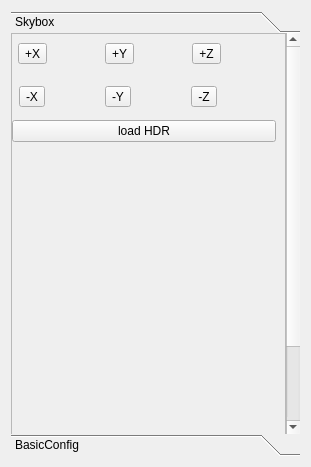
<?xml version="1.0" encoding="UTF-8"?>
<ui version="4.0">
 <class>ConfigWidget</class>
 <widget class="QWidget" name="ConfigWidget">
  <property name="geometry">
   <rect>
    <x>0</x>
    <y>0</y>
    <width>311</width>
    <height>467</height>
   </rect>
  </property>
  <property name="windowTitle">
   <string>Form</string>
  </property>
  <layout class="QHBoxLayout" name="horizontalLayout_2">
   <item>
    <widget class="QToolBox" name="toolBox">
     <property name="currentIndex">
      <number>0</number>
     </property>
     <property name="tabSpacing">
      <number>0</number>
     </property>
     <widget class="QWidget" name="SkyboxConfigPage">
      <property name="geometry">
       <rect>
        <x>0</x>
        <y>0</y>
        <width>268</width>
        <height>502</height>
       </rect>
      </property>
      <attribute name="label">
       <string>Skybox</string>
      </attribute>
      <layout class="QVBoxLayout" name="verticalLayout">
       <property name="spacing">
        <number>3</number>
       </property>
       <property name="leftMargin">
        <number>0</number>
       </property>
       <property name="topMargin">
        <number>0</number>
       </property>
       <property name="rightMargin">
        <number>0</number>
       </property>
       <property name="bottomMargin">
        <number>0</number>
       </property>
       <item>
        <layout class="QHBoxLayout" name="horizontalLayout_5">
         <item>
          <widget class="QScrollArea" name="scrollArea">
           <property name="sizePolicy">
            <sizepolicy hsizetype="Expanding" vsizetype="Ignored">
             <horstretch>0</horstretch>
             <verstretch>0</verstretch>
            </sizepolicy>
           </property>
           <property name="minimumSize">
            <size>
             <width>0</width>
             <height>500</height>
            </size>
           </property>
           <property name="verticalScrollBarPolicy">
            <enum>Qt::ScrollBarAsNeeded</enum>
           </property>
           <property name="horizontalScrollBarPolicy">
            <enum>Qt::ScrollBarAlwaysOff</enum>
           </property>
           <property name="widgetResizable">
            <bool>true</bool>
           </property>
           <widget class="QWidget" name="scrollAreaWidgetContents">
            <property name="geometry">
             <rect>
              <x>0</x>
              <y>0</y>
              <width>265</width>
              <height>498</height>
             </rect>
            </property>
            <layout class="QVBoxLayout" name="verticalLayout_2">
             <property name="spacing">
              <number>3</number>
             </property>
             <property name="leftMargin">
              <number>0</number>
             </property>
             <property name="topMargin">
              <number>0</number>
             </property>
             <property name="bottomMargin">
              <number>0</number>
             </property>
             <item>
              <layout class="QHBoxLayout" name="horizontalLayout">
               <property name="spacing">
                <number>3</number>
               </property>
               <item>
                <widget class="QToolButton" name="xposImageBtn">
                 <property name="text">
                  <string>+X</string>
                 </property>
                </widget>
               </item>
               <item>
                <widget class="QLabel" name="xposImage">
                 <property name="sizePolicy">
                  <sizepolicy hsizetype="Fixed" vsizetype="Fixed">
                   <horstretch>0</horstretch>
                   <verstretch>0</verstretch>
                  </sizepolicy>
                 </property>
                 <property name="minimumSize">
                  <size>
                   <width>40</width>
                   <height>40</height>
                  </size>
                 </property>
                 <property name="maximumSize">
                  <size>
                   <width>40</width>
                   <height>40</height>
                  </size>
                 </property>
                 <property name="styleSheet">
                  <string notr="true"/>
                 </property>
                 <property name="text">
                  <string/>
                 </property>
                </widget>
               </item>
               <item>
                <widget class="QToolButton" name="yposImageBtn">
                 <property name="text">
                  <string>+Y</string>
                 </property>
                </widget>
               </item>
               <item>
                <widget class="QLabel" name="yposImage">
                 <property name="sizePolicy">
                  <sizepolicy hsizetype="Fixed" vsizetype="Expanding">
                   <horstretch>0</horstretch>
                   <verstretch>0</verstretch>
                  </sizepolicy>
                 </property>
                 <property name="minimumSize">
                  <size>
                   <width>40</width>
                   <height>40</height>
                  </size>
                 </property>
                 <property name="maximumSize">
                  <size>
                   <width>40</width>
                   <height>40</height>
                  </size>
                 </property>
                 <property name="styleSheet">
                  <string notr="true"/>
                 </property>
                 <property name="text">
                  <string/>
                 </property>
                </widget>
               </item>
               <item>
                <widget class="QToolButton" name="zposImageBtn">
                 <property name="text">
                  <string>+Z</string>
                 </property>
                </widget>
               </item>
               <item>
                <widget class="QLabel" name="zposImage">
                 <property name="sizePolicy">
                  <sizepolicy hsizetype="Fixed" vsizetype="Fixed">
                   <horstretch>0</horstretch>
                   <verstretch>0</verstretch>
                  </sizepolicy>
                 </property>
                 <property name="minimumSize">
                  <size>
                   <width>40</width>
                   <height>40</height>
                  </size>
                 </property>
                 <property name="maximumSize">
                  <size>
                   <width>40</width>
                   <height>40</height>
                  </size>
                 </property>
                 <property name="styleSheet">
                  <string notr="true"/>
                 </property>
                 <property name="text">
                  <string/>
                 </property>
                </widget>
               </item>
              </layout>
             </item>
             <item>
              <layout class="QHBoxLayout" name="horizontalLayout_3">
               <property name="spacing">
                <number>3</number>
               </property>
               <item>
                <widget class="QToolButton" name="xnegImageBtn">
                 <property name="text">
                  <string>-X</string>
                 </property>
                </widget>
               </item>
               <item>
                <widget class="QLabel" name="xnegImage">
                 <property name="sizePolicy">
                  <sizepolicy hsizetype="Expanding" vsizetype="Expanding">
                   <horstretch>0</horstretch>
                   <verstretch>0</verstretch>
                  </sizepolicy>
                 </property>
                 <property name="minimumSize">
                  <size>
                   <width>40</width>
                   <height>40</height>
                  </size>
                 </property>
                 <property name="maximumSize">
                  <size>
                   <width>40</width>
                   <height>40</height>
                  </size>
                 </property>
                 <property name="styleSheet">
                  <string notr="true"/>
                 </property>
                 <property name="text">
                  <string/>
                 </property>
                </widget>
               </item>
               <item>
                <widget class="QToolButton" name="ynegImageBtn">
                 <property name="text">
                  <string>-Y</string>
                 </property>
                </widget>
               </item>
               <item>
                <widget class="QLabel" name="ynegImage">
                 <property name="sizePolicy">
                  <sizepolicy hsizetype="Expanding" vsizetype="Expanding">
                   <horstretch>0</horstretch>
                   <verstretch>0</verstretch>
                  </sizepolicy>
                 </property>
                 <property name="minimumSize">
                  <size>
                   <width>40</width>
                   <height>40</height>
                  </size>
                 </property>
                 <property name="maximumSize">
                  <size>
                   <width>40</width>
                   <height>40</height>
                  </size>
                 </property>
                 <property name="styleSheet">
                  <string notr="true"/>
                 </property>
                 <property name="text">
                  <string/>
                 </property>
                </widget>
               </item>
               <item>
                <widget class="QToolButton" name="znegImageBtn">
                 <property name="text">
                  <string>-Z</string>
                 </property>
                </widget>
               </item>
               <item>
                <widget class="QLabel" name="znegImage">
                 <property name="sizePolicy">
                  <sizepolicy hsizetype="Expanding" vsizetype="Expanding">
                   <horstretch>0</horstretch>
                   <verstretch>0</verstretch>
                  </sizepolicy>
                 </property>
                 <property name="minimumSize">
                  <size>
                   <width>40</width>
                   <height>40</height>
                  </size>
                 </property>
                 <property name="maximumSize">
                  <size>
                   <width>40</width>
                   <height>40</height>
                  </size>
                 </property>
                 <property name="styleSheet">
                  <string notr="true"/>
                 </property>
                 <property name="text">
                  <string/>
                 </property>
                </widget>
               </item>
              </layout>
             </item>
             <item>
              <layout class="QHBoxLayout" name="horizontalLayout_4">
               <item>
                <widget class="QPushButton" name="loadHDRBtn">
                 <property name="text">
                  <string>load HDR</string>
                 </property>
                </widget>
               </item>
              </layout>
             </item>
             <item>
              <spacer name="verticalSpacer">
               <property name="orientation">
                <enum>Qt::Vertical</enum>
               </property>
               <property name="sizeHint" stdset="0">
                <size>
                 <width>20</width>
                 <height>300</height>
                </size>
               </property>
              </spacer>
             </item>
            </layout>
           </widget>
          </widget>
         </item>
        </layout>
       </item>
      </layout>
     </widget>
     <widget class="QWidget" name="BasicConfigPage">
      <property name="geometry">
       <rect>
        <x>0</x>
        <y>0</y>
        <width>289</width>
        <height>399</height>
       </rect>
      </property>
      <attribute name="label">
       <string>BasicConfig</string>
      </attribute>
     </widget>
    </widget>
   </item>
  </layout>
 </widget>
 <resources/>
 <connections/>
</ui>
